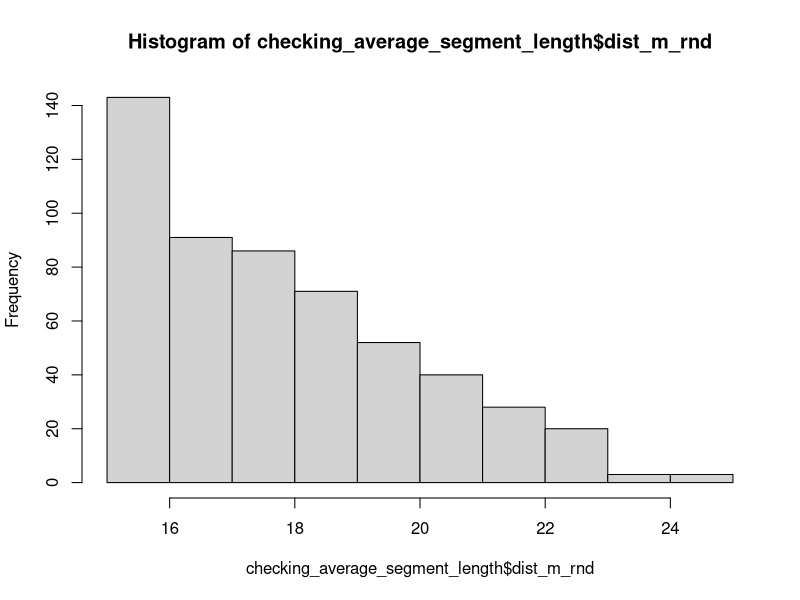

Reproduce this figure in R.
## ---- chunk 1
if (!require(here)) install.packages("here")
if (!require(purrr)) install.packages("purrr")
if (!require(tidyverse)) install.packages("tidyverse")

packages <- c("here", "purrr", "tidyverse")
sapply(packages, require, character.only = T)
## ---- chunk 2
stx18_bon19 <- read_csv(here("data/stx18_bon19_fish_data.csv")) %>% 
  mutate(date=as.Date(date, "%m/%d/%y"))

fla13_pan13 <- read.csv(here("data/fla13_pan13_fish_data.csv"), fileEncoding = "UTF-8") %>% #so accents are read in correctly
  mutate(date=as.Date(date))

fish_ab_vals <- read_csv(here("data/fish_ab_values.csv"))
## ---- chunk 3
checking_average_segment_length <- stx18_bon19 %>% 
  mutate(dist_m_rnd =round(dist_m, 0)) %>%
  select(site, transect, min, dist_m_rnd) %>%
  distinct() %>% 
  filter(dist_m_rnd >=15 & dist_m_rnd <=25)
  
hist(checking_average_segment_length$dist_m_rnd)

#subsetting data to only include surveys between 16 to 20m
fish_df_16_to_20 <- stx18_bon19 %>%   
  filter(dist_m >=16 & dist_m <=20) %>%
  mutate(dist_m =round(dist_m, 0)) %>%
  select(region, date, site, transect, species, stage, fl_cm, n_pf, dist_m, min, depth_m)
## ---- chunk 4
segment_filter_df <- fish_df_16_to_20 %>% 
  select(region, date, site, transect, min) %>% 
  distinct() %>%
  mutate(segment_id=cumsum(distinct_segment= min != lag(min) + 1 | is.na(min != lag(min) + 1))) %>%
  group_split(segment_id) %>% 
  map(~.x %>% mutate(row_num=row_number(), row_to_keep=row_num %%2==1)) %>%
  bind_rows() %>%
  select(-segment_id, -row_num)

fish_df_filtered <- fish_df_16_to_20 %>% 
  dplyr::left_join(segment_filter_df) %>%
  filter(row_to_keep==TRUE) 

fish_replicate_check <- fish_df_filtered %>%
  select(region, date, site, transect, min, dist_m) %>%
  distinct() %>%
  group_by(region, site) %>%
  dplyr::reframe(n=n())
## ---- chunk 5
stx_bon19_transect_temp <- fish_df_filtered %>% 
  select(region, site, date, transect_old=transect, min, dist_m, depth_m) %>% 
  distinct() %>%
  group_by(region, site) %>%
  mutate(transect=1:n())

stx_bon19_metadata <- stx_bon19_transect_temp %>% 
  mutate(survey_w_m=5) %>%
  select(region, site, date, transect, depth_m, survey_l_m= dist_m, survey_w_m) %>%
  mutate(depth_m=round(depth_m, 1)) %>%
  distinct()

stx18_bon19_clean <- fish_df_filtered %>% 
  rename(transect_old=transect, number=n_pf, phase=stage, size_cm=fl_cm) %>%
  dplyr::left_join(stx_bon19_transect_temp, by = c("region", "date", "site", "min", "transect_old", "depth_m")) %>%
  select(region, site, date, transect, depth_m, species,phase, size_cm, number) %>%
  mutate(depth_m=round(depth_m, 1),
         size_cm=as.character(size_cm)) 
## ---- chunk 6
fish_survey_metadata <- fla13_pan13 %>% 
  mutate(survey_l_m=25, survey_w_m=4) %>%
  select(region, site, date, transect, depth_m, survey_l_m, survey_w_m) %>% 
  distinct() %>%
  bind_rows(stx_bon19_metadata)

merged_fish_surveys <- fla13_pan13 %>% 
  filter(number>0) %>% #filtering to only include observations with fish
  uncount(number) %>%
  bind_rows(stx18_bon19_clean) %>%
  select(-number)%>%
  mutate(count=1)

major_corallivores_df <-  merged_fish_surveys %>% 
  filter(species %in% c("Scarus taeniopterus", "Scarus vetula", "Sparisoma viride")) #filtering to only include predominant corallivore species

major_corallivore_counts_df <- fish_survey_metadata %>%
  dplyr::left_join(major_corallivores_df) %>%
  mutate(species=replace_na(species, "No major corallivores"), #accounting for transects with no observed major corallivores
         count=replace_na(count, 0))
## ---- chunk 7
filtered_fish_ab_vals <- fish_ab_vals %>% 
  filter(species %in% c("Scarus taeniopterus", "Scarus vetula", "Sparisoma viride")) %>% #selecting species of interest
  group_by(species) %>% 
  filter(rsquared>0.85 | is.na(rsquared)) %>% #filtering out values with low R2
  slice_max(n_obs, n=1) %>% #from values with R2>0.85, selecting those with the max species observed 
  select(species, a, b) 
## ---- chunk 8
major_corallivore_counts_weights_df <-major_corallivore_counts_df %>%
  left_join(filtered_fish_ab_vals) %>%
  mutate(size_cm_est=case_when( #NAs introduced by coersion warning caused by NA's for transects with no fish (i.e., not an issue)
    size_cm=="15 to 20"~17.5, #midpoint within size bin
    size_cm=="20 to 25"~22.5, 
    size_cm=="25 to 30"~27.5,
    TRUE~as.numeric(size_cm))
    ) %>%  
  mutate(weight_g=a*size_cm_est^b) %>% #calculating estimated fish weight per individual
  mutate(weight_g=case_when(is.na(weight_g)~0, #adding in 0's for cases where no fish were observed in a transect 
                   TRUE~as.numeric(weight_g)))
## ---- chunk 9
write.csv(major_corallivore_counts_weights_df, 
          here("data/regional_fish_data.csv"), 
          fileEncoding = "UTF-8",
          row.names = FALSE)
